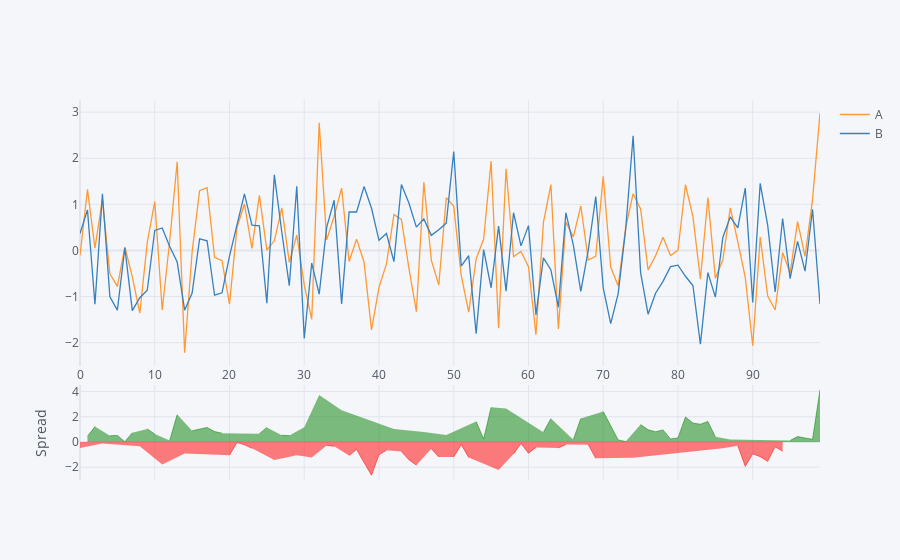

The code cell stored with this chart in its notebook:
### Code cell
# spread plot
df1[['A', 'B']].iplot(kind='spread')
